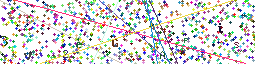
#> input picture websec.fr/scripts/download.png, 255 x 64 px
$ python testing.py --image download.png
#> lines starting #> are read from the running program, lines starting #| are printed output that depends on the picture
import cv2
import pytesseract

def get_captcha(path):

#> called with path = './download.png'
    img = cv2.imread(path)
#> img is the input picture: shape (64, 255, 3); mean B, G, R 214.1, 214.8, 215.9
    h,w=img.shape[:2]
#> h = 64; w = 255

    # cropping borders
    # img = img[5:h-4,5:w-5]

    grayimg = cv2.cvtColor(img, cv2.COLOR_BGR2GRAY)
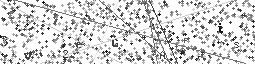
#> grayimg: shape (64, 255); min 8, max 255, mean 215.1

    # convert from gray to black and white
    bw = cv2.adaptiveThreshold(grayimg, 255, cv2.ADAPTIVE_THRESH_MEAN_C, cv2.THRESH_BINARY, 11, 2)
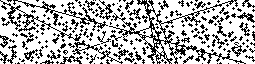
#> bw: shape (64, 255); 70.3% white; black in thin lines or dots

    # save converted image
    # cv2.imwrite("captcha_bw.jpg",bw)

    captcha_length = 5

    # extract text (removes white space and new line)
#> (the run stopped early here; a loop or call above may not have finished)
